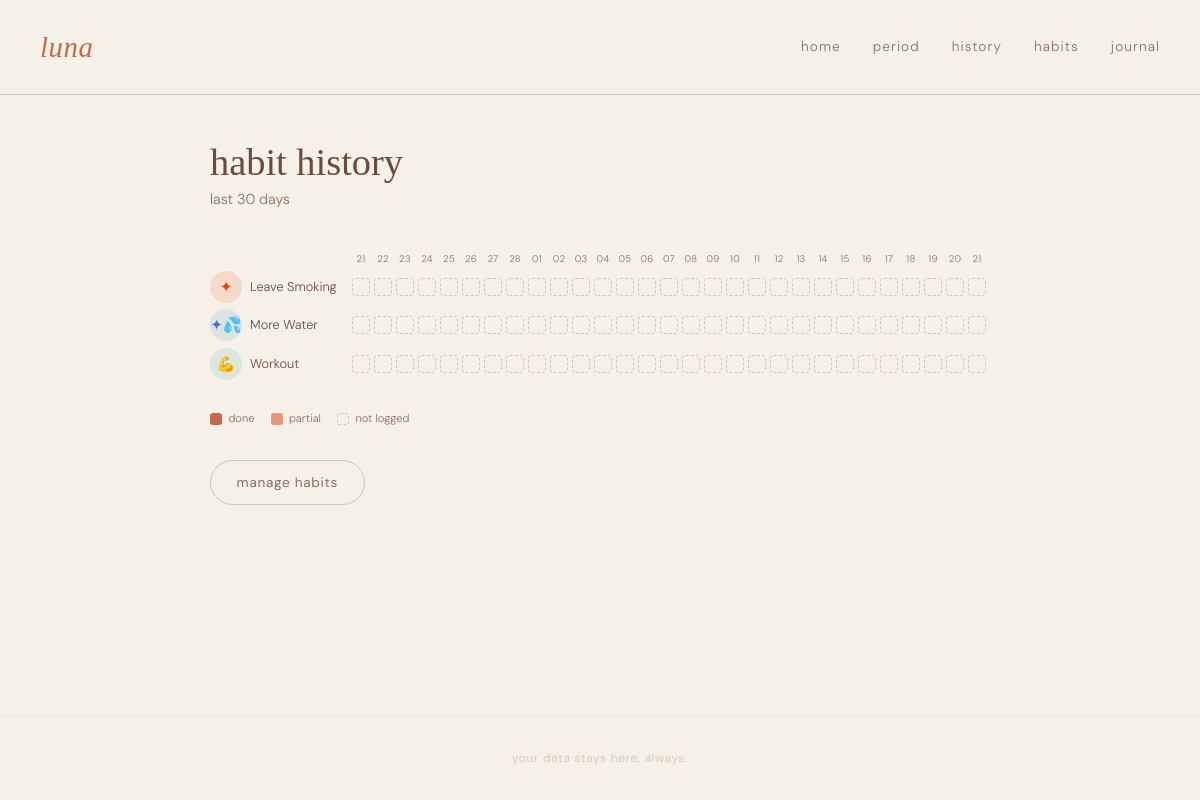
The page /habits/history/ on the database its author committed.
### habits/models.py (models this page shows, shortened)
class Habit(models.Model):
    name       = models.CharField(max_length=100)
    emoji      = models.CharField(max_length=10, default='✦')
    color      = models.CharField(max_length=7, default='#c26a4a')
    is_active  = models.BooleanField(default=True)
    created_at = models.DateTimeField(auto_now_add=True)
    class Meta:
        ordering = ['created_at']

### habits/views.py (the view)
# urls.py: path('history/',                views.habit_history, name='habit_history'),
def habit_history(request):
    habits = Habit.objects.filter(is_active=True)
    today  = date.today()
    days   = [today - timedelta(days=i) for i in range(29, -1, -1)]
    grid = {}
    for habit in habits:
        logs = HabitLog.objects.filter(habit=habit, date__in=days)
        grid[habit.id] = {str(log.date): log.status for log in logs}
    return render(request, 'habits/history.html', {
        'habits': habits,
        'days':   days,
        'grid':   grid,
        'today':  today,
    })

### habits/templatetags/habit_extras.py (called while the page is built)
@register.filter
def get_item(dictionary, key):
    if isinstance(dictionary, dict):
        return dictionary.get(key)
    return None

### habits/templates/habits/history.html (shortened to what this page needs)
{% extends 'tracker/base.html' %}
{% load habit_extras %}
{% block content %}
<div class="history-page">
  <div class="form-header">
    <h1 class="form-title">habit history</h1>
    <p class="form-subtitle">last 30 days</p>
  </div>
  {% if habits %}
  <div class="habit-grid-wrap">
    <div class="habit-grid-days">
      {% for day in days %}
      <div class="habit-grid-day-label {% if day == today %}hgd--today{% endif %}">{{ day|date:"d" }}</div>
      {% endfor %}
    </div>
    {% for habit in habits %}
    {% with hlog=grid|get_item:habit.id %}
    <div class="habit-grid-row">
      <div class="habit-grid-name">
        <span class="habit-emoji" style="background:{{ habit.color }}20;color:{{ habit.color }};">{{ habit.emoji }}</span>
        {{ habit.name }}
      </div>
      {% for day in days %}
      {% with status=hlog|get_item:day %}
      <a href="{% url 'log_habits' day|date:'Y-m-d' %}"
         class="habit-grid-cell {% if status == 'done' %}hgc--done{% elif status == 'partial' %}hgc--partial{% elif status == 'not_done' %}hgc--not_done{% else %}hgc--empty{% endif %}"
         title="{{ day|date:'M j' }}: {{ status|default:'not logged' }}"
         style="{% if status == 'done' %}background:{{ habit.color }};{% elif status == 'partial' %}background:{{ habit.color }}70;{% endif %}">
      </a>
      {% endwith %}
      {% endfor %}
    </div>
    {% endwith %}
    {% endfor %}
  </div>
  <div class="habit-grid-legend">
    <span class="hgl-item"><span class="hgl-dot hgl-dot--done"></span>done</span>
    <span class="hgl-item"><span class="hgl-dot hgl-dot--partial"></span>partial</span>
    <span class="hgl-item"><span class="hgl-dot hgl-dot--empty"></span>not logged</span>
  </div>
  <div style="margin-top:2rem;">
    <a href="{% url 'manage_habits' %}" class="btn btn--ghost">manage habits</a>
  </div>
  {% else %}
  <div class="empty-state">
    <p>no habits to show.</p>
    <a href="{% url 'manage_habits' %}" class="btn btn--primary">add habits</a>
  </div>
  {% endif %}
</div>
{% endblock %}

### tracker/static/tracker/css/style.css (style rules this page uses)
:root { --cream: #f5f0e8; --parchment: #ede5d8; --sand: #d4c5ae; --terra: #c26a4a; --terra-dk: #a3563b; --terra-lt: #e8957a; --bark: #6b4c3b; --ink: #2d1f17; --muted: #8a7060; --font-display: 'Cormorant Garamond', Georgia, serif; --font-body: 'DM Sans', system-ui, sans-serif; --radius: 10px; --radius-sm: 6px; --shadow: 0 2px 12px rgba(45,31,23,.08); --shadow-md: 0 4px 24px rgba(45,31,23,.12); }
*, *::before, *::after { box-sizing: border-box; margin: 0; padding: 0; }
html { font-size: 16px; }
body { background: var(--cream); color: var(--ink); font-family: var(--font-body); font-weight: 300; line-height: 1.6; min-height: 100vh; display: flex; flex-direction: column; }
a { color: inherit; text-decoration: none; }
.btn { display: inline-block; padding: .65rem 1.6rem; border-radius: 100px; font-family: var(--font-body); font-size: .85rem; letter-spacing: .05em; cursor: pointer; border: none; transition: all .2s; font-weight: 400; }
.btn--ghost { background: transparent; color: var(--muted); border: 1px solid var(--sand); }
.form-header { margin-bottom: 2.5rem; }
.form-title { font-family: var(--font-display); font-size: 2.4rem; font-weight: 400; color: var(--bark); line-height: 1; }
.form-subtitle { color: var(--muted); font-size: .9rem; margin-top: .4rem; }
.habit-emoji { width: 32px; height: 32px; border-radius: 50%; display: flex; align-items: center; justify-content: center; font-size: .95rem; flex-shrink: 0; }
.habit-grid-wrap { overflow-x: auto; padding-bottom: .5rem; }
.habit-grid-days { display: flex; align-items: center; margin-bottom: .3rem; }
.habit-grid-day-label { width: 22px; flex-shrink: 0; text-align: center; font-size: .6rem; color: var(--muted); letter-spacing: .03em; }
.hgd--today { color: var(--terra); font-weight: 600; }
.habit-grid-row { display: flex; align-items: center; gap: 0; margin-bottom: .4rem; }
.habit-grid-name { width: 140px; flex-shrink: 0; display: flex; align-items: center; gap: .5rem; font-size: .8rem; color: var(--bark); padding-right: .8rem; }
.habit-grid-cell { width: 18px; height: 18px; border-radius: 4px; margin: 0 2px; background: var(--parchment); flex-shrink: 0; transition: transform .1s; }
.hgc--empty { background: var(--cream); border: 1px dashed var(--sand); }
.habit-grid-legend { display: flex; gap: 1rem; margin-top: 1rem; }
.hgl-item { display: flex; align-items: center; gap: .4rem; font-size: .7rem; color: var(--muted); }
.hgl-dot { width: 12px; height: 12px; border-radius: 3px; }
.hgl-dot--done { background: var(--terra); }
.hgl-dot--partial { background: var(--terra-lt); }
.hgl-dot--empty { background: var(--cream); border: 1px dashed var(--sand); }

### rows shown on the page
Habit: emoji "✦", name "Leave Smoking"
Habit: emoji "✦💦", name "More Water"
Habit: emoji "💪", name "Workout"

### other values the page prints
{{ day|date:"d" }} "21" "22" "23" "24" "25" "26" "27" "28" "01" "02" "03" "04" "05" "06" "07" "08" "09" "10" "11" "12" "13" "14" "15" "16" "17" "18" "19" "20" "21"
